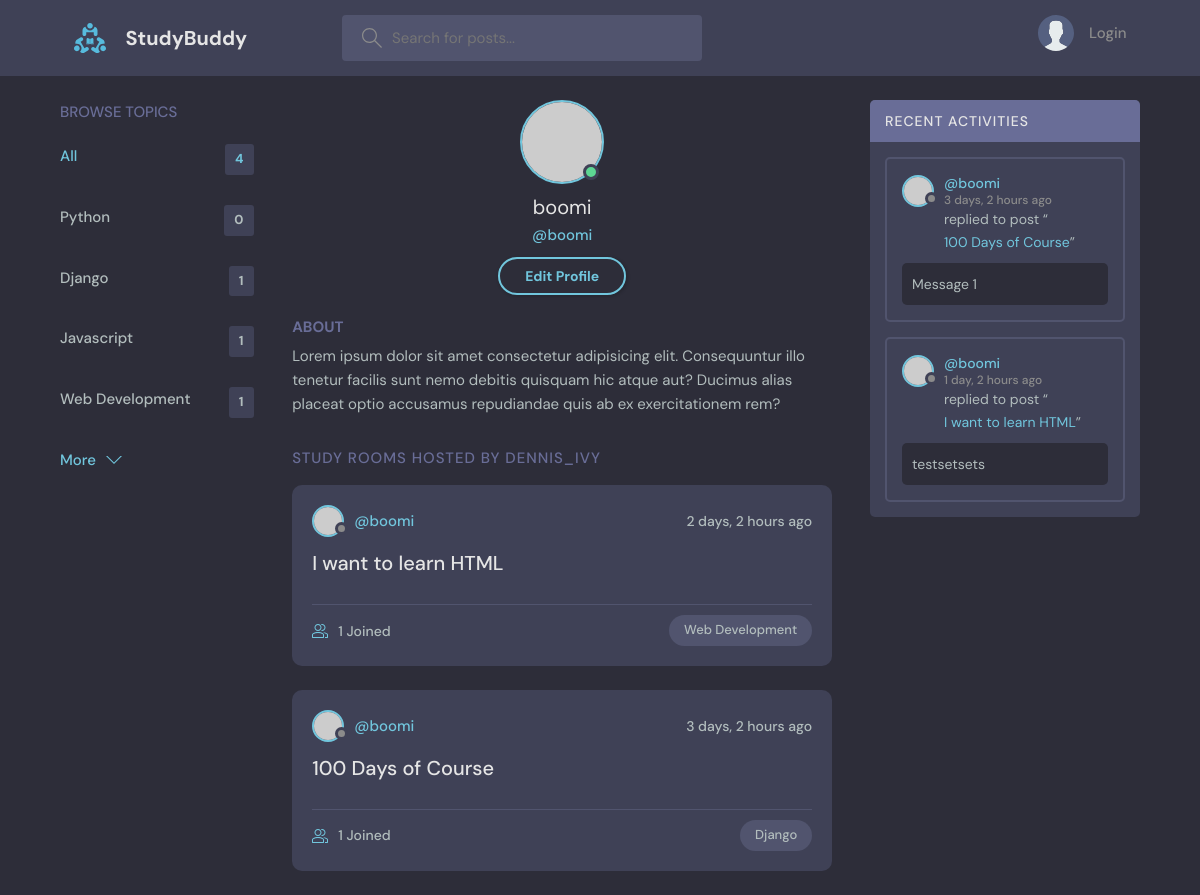
Before: /profile/2/ with the older database file.
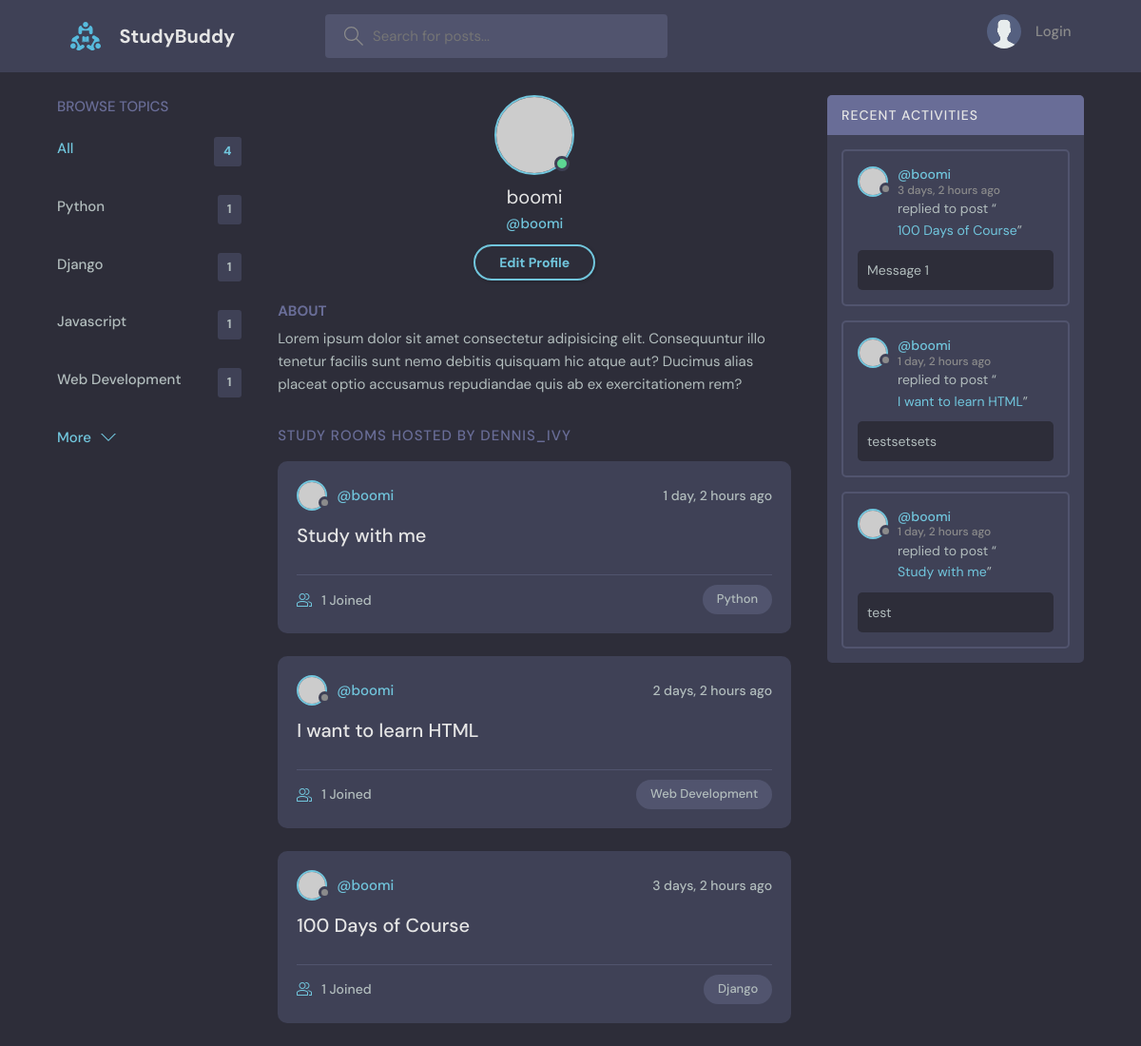
After: the same page with the newer database file.
### base/models.py (models this page shows, shortened)
class Topic(models.Model):
    name = models.CharField(max_length=200)

class Room(models.Model):
    host = models.ForeignKey(User, on_delete=models.SET_NULL,null=True)
    topic = models.ForeignKey(Topic, on_delete=models.SET_NULL,null=True)
    name = models.CharField(max_length=200)
    description = models.TextField(null=True, blank=True)
    participants = models.ManyToManyField(User, related_name='participants',blank=True)
    updated = models.DateField(auto_now=True)
    created = models.DateField(auto_now_add=True)
    class Meta:
        ordering = ['-updated','-created']
    def __str__(self):
        return self.name

class Message (models.Model):
    user = models.ForeignKey(User, on_delete=models.CASCADE)
    room = models.ForeignKey(Room, on_delete=models.CASCADE)
    body = models.TextField(null=True)
    updated = models.DateField(auto_now=True)
    created = models.DateField(auto_now_add=True)
    def __str__(self):
        return self.body[0:50]

### base/views.py (the view)
# urls.py: path('profile/<str:pk>/',views.userProfile,name="user-profile"),
def userProfile(request,pk):
    user = User.objects.get(id=pk)
    rooms = user.room_set.all()
    room_messages = user.message_set.all()
    topics = Topic.objects.all()
    context = {'user':user,'rooms':rooms,'room_messages':room_messages,'topics':topics}
    return render(request, 'base/profile.html', context)

### base/templates/base/profile.html
{% extends "main.html" %}
{% block content %}
  <main class="profile-page layout layout--3">
    <div class="container">
      {% include "base/topics_component.html" %}
      <div class="roomList">
        <div class="profile">
          <div class="profile__avatar">
            <div class="avatar avatar--large active">
              <img src="https://randomuser.me/api/portraits/men/11.jpg" />
            </div>
          </div>
          <div class="profile__info">
            <h3>{{user}}</h3>
            <p>@{{user.username}}</p>
            <a href="edit-user.html" class="btn btn--main btn--pill">Edit Profile</a>
          </div>
          <div class="profile__about">
            <h3>About</h3>
            <p>
              Lorem ipsum dolor sit amet consectetur adipisicing elit. Consequuntur illo tenetur
              facilis sunt nemo debitis quisquam hic atque aut? Ducimus alias placeat optio
              accusamus repudiandae quis ab ex exercitationem rem?
            </p>
          </div>
        </div>
        <div class="roomList__header">
          <div>
            <h2>Study Rooms Hosted by dennis_ivy</a>
            </h2>
          </div>
        </div>
        {% include "base/feed_component.html" %}
      </div>
      <div class="activities">
        <div class="activities__header">
          <h2>Recent Activities</h2>
        </div>
        {% include "base/activity_component.html" %}
      </div>
    </div>
  </main>
{% endblock %}

### templates/main.html (shortened to what this page needs)
<!DOCTYPE html>
<html lang="en">
  {% load static %}
  <head>
    <link rel="stylesheet" href="{% static "styles/main.css" %}" />
  </head>
  <body>
    {% include 'navbar.html' %}
    {% block content %}
    {% endblock content %}
  </body>
</html>

### templates/navbar.html (shortened to what this page needs)
{% load static %}
<header class="header header--loggedIn">
  <div class="container">
    <a href="{% url "home" %}" class="header__logo">
      <img src="{% static "images/logo.svg" %}" />
      <h1>StudyBuddy</h1>
    </a>
    <form class="header__search" action="{% url "home" %}" >
      <label>
        <input placeholder="Search for posts..." />
      </label>
    </form>
    <nav class="header__menu">
      {% if request.user.is_authenticated %}
      <div class="header__user">
        <a href="profile.html">
          <div class="avatar avatar--medium active">
            <img src="https://randomuser.me/api/portraits/men/37.jpg" />
          </div>
          <p>John Doe <span>@john_doe</span></p>
        </a>
        <button class="dropdown-button">
          <svg
            version="1.1"
            xmlns="http://www.w3.org/2000/svg"
            width="32"
            height="32"
            viewBox="0 0 32 32"
          >
            <title>chevron-down</title>
            <path d="M16 21l-13-13h-3l16 16 16-16h-3l-13 13z"></path>
          </svg>
        </button>
      </div>
      {% else %}
      <a href="{% url "login" %}">
        <img src="{% static "images/avatar.svg" %}" />
        <p>Login</p>
      {% endif %}
    </nav>
  </div>
</header>

### base/templates/base/topics_component.html
<div class="topics">
    <div class="topics__header">
      <h2>Browse Topics</h2>
    </div>
    <ul class="topics__list">
      <li>
        <a href="{% url "home" %}" class="active">All <span>{{topics.count}}</span></a>
      </li>
      {% for topic in topics %}
      <li><a href="{% url 'home' %}?q={{topic.name}}">{{topic.name}} <span>{{topic.room_set.all.count}}</span></a></li>
      {% endfor %}
    </ul>
    <a class="btn btn--link" href="topics.html">
      More
      <svg version="1.1" xmlns="http://www.w3.org/2000/svg" width="32" height="32" viewBox="0 0 32 32">
        <title>chevron-down</title>
        <path d="M16 21l-13-13h-3l16 16 16-16h-3l-13 13z"></path>
      </svg>
    </a>
  </div>

### base/templates/base/feed_component.html (shortened to what this page needs)
{% for room in rooms%}
<div class="roomListRoom">
    <div class="roomListRoom__header">
      <a href="{% url "user-profile" room.host.id %}" class="roomListRoom__author">
        <div class="avatar avatar--small">
          <img src="https://randomuser.me/api/portraits/women/11.jpg" />
        </div>
        <span>@{{room.host.username}}</span>
      </a>
      <div class="roomListRoom__actions">
        <span>{{room.created|timesince}} ago</span>
      </div>
    </div>
    <div class="roomListRoom__content">
      <a href="{% url 'room' room.id %}">{{room.name}}</a>
    </div>
    <div class="roomListRoom__meta">
      <a href="room.html" class="roomListRoom__joined">
        {{room.participants.all.count}} Joined
      </a>
      <p class="roomListRoom__topic">{{room.topic.name}}</p>
    </div>
  </div>
{% endfor %}

### base/templates/base/activity_component.html (shortened to what this page needs)
{% for message in room_messages %}
<div class="activities__box">
    <div class="activities__boxHeader roomListRoom__header">
      <a href="{% url "user-profile" message.user.id %}" class="roomListRoom__author">
        <div class="avatar avatar--small">
          <img src="https://randomuser.me/api/portraits/women/11.jpg" />
        </div>
        <p>
          @{{message.user}}
          <span>{{message.created|timesince}} ago</span>
        </p>
      </a>
    </div>
    <div class="activities__boxContent">
      <p>replied to post “<a href="{% url "room" message.room.id %}">{{message.room}}</a>”</p>
      <div class="activities__boxRoomContent">
        {{message}}
      </div>
    </div>
  </div>
  {% endfor %}

Changed rows visible on the page:
computed for Topic "Python": room_set.all.count "0" → "1"
added Room: host.username "boomi", created "1 day, 2 hours", name "Study with me", participants.all.count "1", topic.name "Python"
added Message: user "boomi", created "1 day, 2 hours", room "Study with me", body "test"
